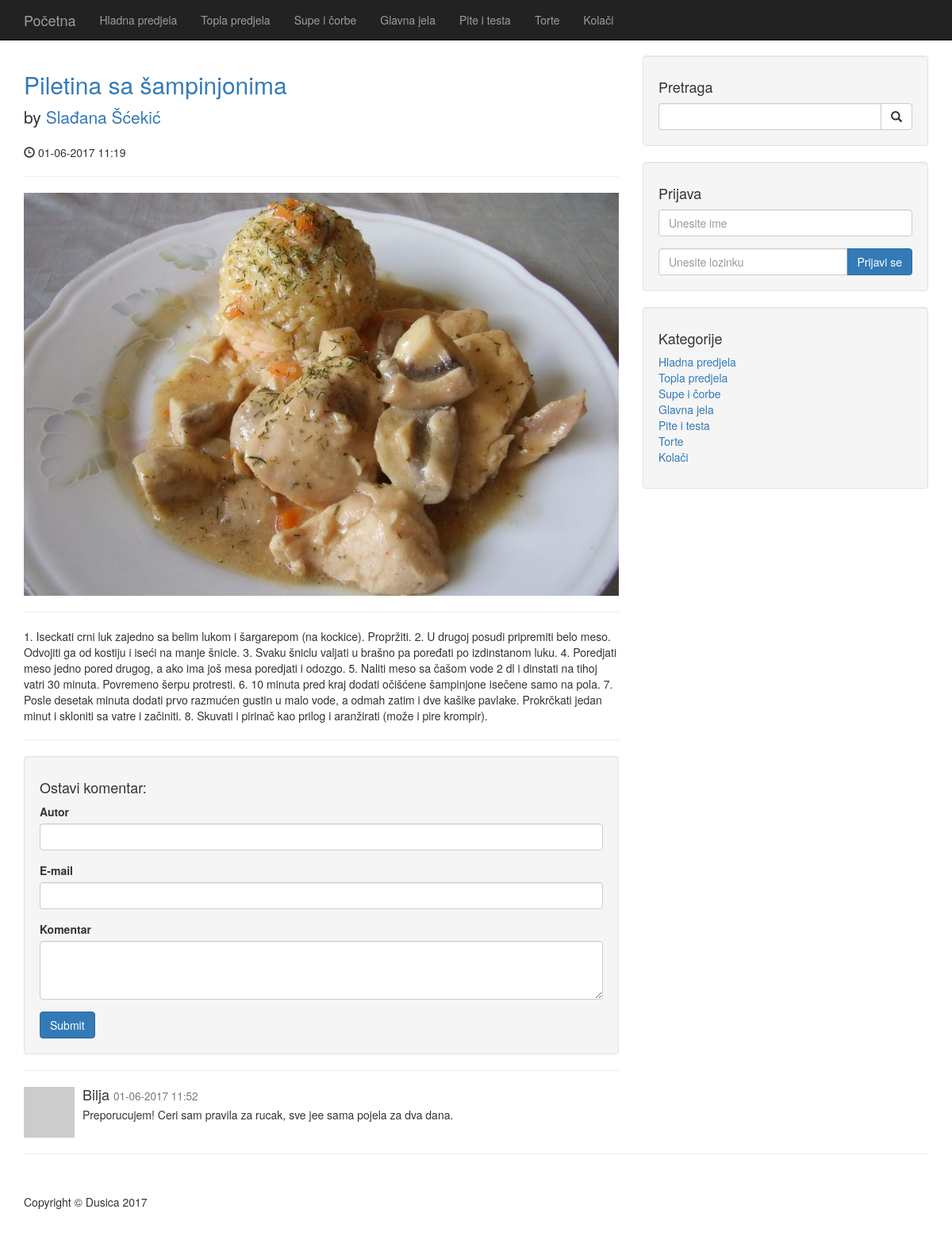
/post.php?p_id=27, run on the app's committed database.
### tables this page shows
CREATE TABLE `categories` (
  `cat_id` int(255) NOT NULL,
  `cat_title` varchar(255) NOT NULL
);

CREATE TABLE `posts` (
  `post_id` int(3) NOT NULL,
  `post_title` varchar(255) NOT NULL,
  `post_cat_id` int(255) NOT NULL,
  `post_author` varchar(255) NOT NULL,
  `post_date` timestamp NULL DEFAULT CURRENT_TIMESTAMP,
  `post_image` text NOT NULL,
  `post_content` text NOT NULL,
  `post_tags` varchar(255) NOT NULL,
  `post_comment_count` int(11) NOT NULL DEFAULT '0',
  `post_status` varchar(255) NOT NULL DEFAULT 'draft'
);

CREATE TABLE `comments` (
  `comment_id` int(3) NOT NULL,
  `comment_content` varchar(255) NOT NULL,
  `comment_date` timestamp NOT NULL DEFAULT CURRENT_TIMESTAMP,
  `comment_post_id` int(255) NOT NULL,
  `comment_author` varchar(255) NOT NULL,
  `comment_email` varchar(255) NOT NULL,
  `comment_status` varchar(255) NOT NULL DEFAULT 'neodobren'
);

### post.php (the view, shortened to what this page needs)
        <?php
        include"includes/header.php";
        include "includes/db.php";
        ?>
        <?php include "includes/navigation.php";?>
        <div class="container">
            <div class="row">
              <div class="col-md-8">
                <?php
                if (isset($_GET['p_id'])) {
                   $post_id_get=$_GET['p_id'];
                }
                $query="SELECT * from posts where post_id={$post_id_get}";
                $result=$mysqli->query($query);
                while($row=$result->fetch_assoc()){
                $post_title=$row['post_title'];
                $post_author=$row['post_author'];
                $post_date=date("d-m-Y H:i", strtotime($row['post_date']));
                $post_image=$row['post_image'];
                $post_content=$row['post_content'];
            ?>
            <h2>
            <a href="#"> <?php echo "$post_title" ?> </a>
            </h2>
            <p class="lead">
                by <a href="index.php"> <?php echo "$post_author" ?> </a>
            </p>
            <p><span class="glyphicon glyphicon-time"></span> <?php echo "$post_date" ?> </p>
            <hr>
            <img class="img-responsive" src=images/<?php echo "$post_image" ?> alt="">
            <hr>
            <p> <?php echo "$post_content" ?> </p>
            <hr>
       <?php } ?>
                <div class="well">
                    <h4>Ostavi komentar:</h4>
                    <form role="form" method="post" action="">
                        <div class="form-group">
                        <label for="comment_author">Autor</label>
                            <input type="text" class="form-control" name="comment_author">
                        </div>
                       <div class="form-group">
                       <label for="comment_email">E-mail</label>
                            <input type="email" class="form-control" name="comment_email">
                        </div>
                        <div class="form-group">
                        <label for="comment_content">Komentar</label>
                            <textarea class="form-control" rows="3" name="comment_content"></textarea>
                        </div>
                        <button type="submit" name="add_comment" class="btn btn-primary">Submit</button>
                    </form>
                </div>
                <hr>
                <?php
                $query="SELECT * from comments where comment_status='odobren' and comment_post_id={$post_id_get} order by comment_date desc";
                $res=$mysqli->query($query);
                while ($row=$res->fetch_assoc()) {
                   $comment_author=$row['comment_author'];
                   $comment_content=$row['comment_content'];
                   $comment_date=$row['comment_date'];
               ?>
                <div class="media">
                    <a class="pull-left" href="#">
                        <img class="media-object" src="http://placehold.it/64x64" alt="">
                    </a>
                    <div class="media-body">
                        <h4 class="media-heading"><?php echo $comment_author; ?>
                            <small><?php echo $dat=date('d-m-Y H:i', strtotime($comment_date)); ?> </small>
                        </h4>
                        <?php echo $comment_content; ?>
                    </div>
                </div>
<?php }?>
        </div>
                <?php include "includes/sidebar.php"; ?>
                <hr>
                <?php include "includes/footer.php"; ?>

### includes/navigation.php (shortened to what this page needs)
<nav class="navbar navbar-inverse navbar-fixed-top" role="navigation">
        <div class="container">
            <div class="navbar-header">
                <a class="navbar-brand" href="index.php">Početna  </a>
            </div>
            <div class="collapse navbar-collapse" id="bs-example-navbar-collapse-1">
                <ul class="nav navbar-nav">
        <?php
            $query="SELECT * FROM categories";
            $result=$mysqli->query($query);
            while ($row=$result->fetch_assoc()) {
                $cat_id=$row['cat_id'];
                $cat_title=$row['cat_title'];
                echo "<li> <a href='categories.php?category={$cat_id}'> {$cat_title}  </a> </li>";
          }
        ?>
                </ul>
            </div>
        </div>
    </nav>

### includes/sidebar.php (shortened to what this page needs)
<div class="col-md-4">
    <div class="well">
        <h4>Pretraga</h4>
        <form action="search.php" method="post">
            <div class="input-group">
                <input name="search" id= "search" type="text" class="form-control">
             <span class="input-group-btn">
                    <button name="submit" class="btn btn-default" type="submit">
                        <span class="glyphicon glyphicon-search"></span>
                    </button>
                </span>
            </div>
        </form>
    </div>
    <div class="well">
        <h4>Prijava</h4>
        <form action="includes/login.php" method="post">
            <div class="form-group">
                <input name="username" type="text" class="form-control" placeholder="Unesite ime">
            </div>
            <div class="input-group">
                <input name="password" type="password" class="form-control" placeholder="Unesite lozinku">
               <span class="input-group-btn">
                   <button class="btn btn-primary" name="login" type="submit">Prijavi se</button>
               </span>
            </div>
        </form>
    </div>
    <div class="well">
        <h4>Kategorije</h4>
        <div class="row">
            <div class="col-lg-12">
                <ul class="list-unstyled">
                    <?php
                    $query="SELECT * from categories LIMIT 10";
                    $result=$mysqli->query($query);
                    while ($row=$result->fetch_assoc()) {
                        $cat_id=$row['cat_id'];
                        $cat_title=$row['cat_title'];
                        ?>
                        <li><a href="categories.php?category=<?php echo $cat_id; ?>"><?php echo "$cat_title"; ?> </a>
                        </li>
                        <?php } ?>
                    </ul>
                </div>
            </div>
        </div>
    </div>
</div>

### css/blog-home.css (style rules this page uses)
body { padding-top: 70px; }

### data on the page
categories: cat_title "Hladna predjela"
categories: cat_title "Topla predjela"
categories: cat_title "Supe i čorbe"
categories: cat_title "Glavna jela"
categories: cat_title "Pite i testa"
categories: cat_title "Torte"
categories: cat_title "Kolači"
posts: post_title "Piletina sa šampinjonima", post_author "Slađana Šćekić", post_date "01-06-2017 11:19", post_image (picture), post_content "1. Iseckati crni luk zajedno sa belim lukom i šargarepom (na kockice). Propržiti. 2. U drugoj posudi pripremiti belo meso. Odvojiti ga od kostiju i iseći na manje šnicle. 3. Svaku šniclu valjati u brašno pa poređati po izdinstanom luku. 4. Poredjati meso jedno pored drugog, a ako ima još mesa poredjati i odozgo. 5. Naliti meso sa čašom vode 2 dl i dinstati na tihoj vatri 30 minuta. Povremeno šerpu protresti. 6. 10 minuta pred kraj dodati očišćene šampinjone isečene samo na pola. 7. Posle desetak minuta dodati prvo razmućen gustin u malo vode, a odmah zatim i dve kašike pavlake. Prokrčkati jedan minut i skloniti sa vatre i začiniti. 8. Skuvati i pirinač kao prilog i aranžirati (može i pire…"
comments: comment_author "Bilja", comment_date "01-06-2017 11:52", comment_content "Preporucujem! Ceri sam pravila za rucak, sve jee sama pojela za dva dana."
